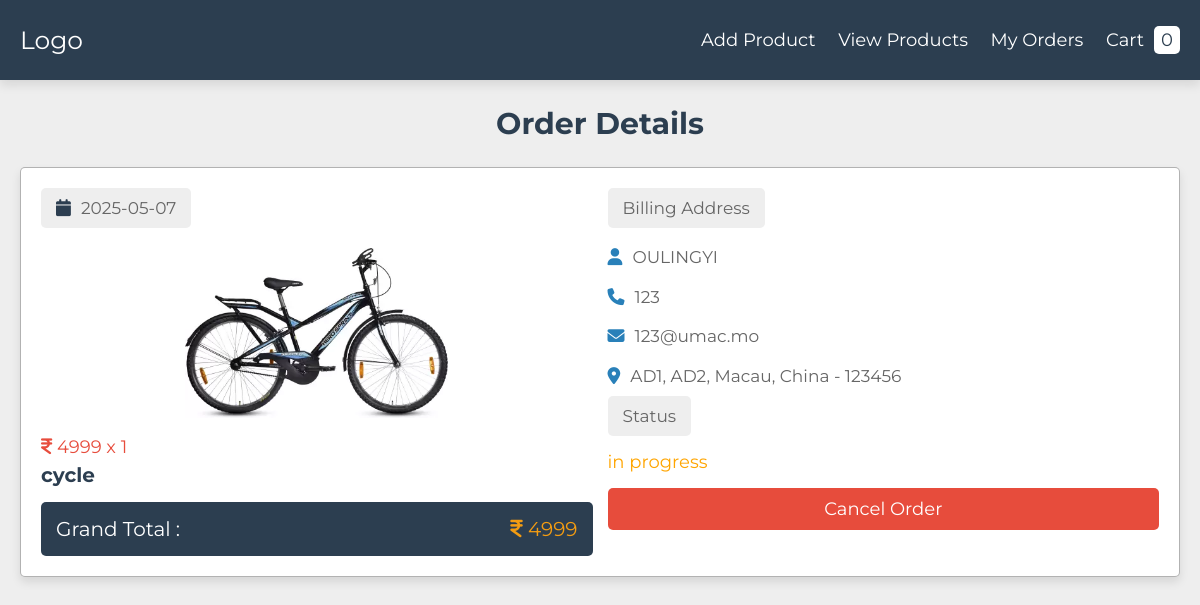
The page /project/view_order.php?get_id=f2Vgwa26PcXKeZ8mfnhW on the database its author committed.
### tables this page shows
CREATE TABLE `products` (
  `id` varchar(20) NOT NULL,
  `name` varchar(50) NOT NULL,
  `price` varchar(10) NOT NULL,
  `image` varchar(50) NOT NULL
);

CREATE TABLE `orders` (
  `id` varchar(20) NOT NULL,
  `user_id` varchar(20) NOT NULL,
  `name` varchar(50) NOT NULL,
  `number` varchar(10) NOT NULL,
  `email` varchar(50) NOT NULL,
  `address` varchar(200) NOT NULL,
  `address_type` varchar(10) NOT NULL,
  `method` varchar(50) NOT NULL,
  `product_id` varchar(20) NOT NULL,
  `price` varchar(10) NOT NULL,
  `qty` varchar(2) NOT NULL,
  `date` date NOT NULL DEFAULT current_timestamp(),
  `status` varchar(50) NOT NULL DEFAULT 'in progress'
);

### project/view_order.php (the view, shortened to what this page needs)
<?php
include 'components/connect.php';
if(isset($_GET['get_id'])){
   $get_id = $_GET['get_id'];
}else{
   $get_id = '';
   header('location:orders.php');
}
?>
<!DOCTYPE html>
<html lang="en">
<head>
   <link rel="stylesheet" href="https://cdnjs.cloudflare.com/ajax/libs/font-awesome/6.2.1/css/all.min.css">
   <link rel="stylesheet" href="css/style.css">
</head>
<body>
<?php include 'components/header.php'; ?>
<section class="order-details">
   <h1 class="heading">order details</h1>
   <div class="box-container">
   <?php
      $grand_total = 0;
      $select_orders = $conn->prepare("SELECT * FROM `orders` WHERE id = ? LIMIT 1");
      $select_orders->execute([$get_id]);
      if($select_orders->rowCount() > 0){
         while($fetch_order = $select_orders->fetch(PDO::FETCH_ASSOC)){
            $select_product = $conn->prepare("SELECT * FROM `products` WHERE id = ? LIMIT 1");
            $select_product->execute([$fetch_order['product_id']]);
            if($select_product->rowCount() > 0){
               while($fetch_product = $select_product->fetch(PDO::FETCH_ASSOC)){
                  $sub_total = ($fetch_order['price'] * $fetch_order['qty']);
                  $grand_total += $sub_total;
   ?>
   <div class="box">
      <div class="col">
         <p class="title"><i class="fas fa-calendar"></i><?= $fetch_order['date']; ?></p>
         <img src="uploaded_files/<?= $fetch_product['image']; ?>" class="image" alt="">
         <p class="price"><i class="fas fa-indian-rupee-sign"></i> <?= $fetch_order['price']; ?> x <?= $fetch_order['qty']; ?></p>
         <h3 class="name"><?= $fetch_product['name']; ?></h3>
         <p class="grand-total">grand total : <span><i class="fas fa-indian-rupee-sign"></i> <?= $grand_total; ?></span></p>
      </div>
      <div class="col">
         <p class="title">billing address</p>
         <p class="user"><i class="fas fa-user"></i><?= $fetch_order['name']; ?></p>
         <p class="user"><i class="fas fa-phone"></i><?= $fetch_order['number']; ?></p>
         <p class="user"><i class="fas fa-envelope"></i><?= $fetch_order['email']; ?></p>
         <p class="user"><i class="fas fa-map-marker-alt"></i><?= $fetch_order['address']; ?></p>
         <p class="title">status</p>
         <p class="status" style="color:<?php if($fetch_order['status'] == 'delivered'){echo 'green';}elseif($fetch_order['status'] == 'canceled'){echo 'red';}else{echo 'orange';}; ?>"><?= $fetch_order['status']; ?></p>
         <?php if($fetch_order['status'] == 'canceled'){ ?>
            <a href="checkout.php?get_id=<?= $fetch_product['id']; ?>" class="btn">order again</a>
         <?php }else{ ?>
         <form action="" method="POST">
            <input type="submit" value="cancel order" name="cancel" class="delete-btn" onclick="return confirm('cancel this order?');">
         </form>
         <?php } ?>
      </div>
   </div>
   <?php
            }
         }else{
            echo '<p class="empty">product not found!</p>';
         }
      }
   }else{
      echo '<p class="empty">no orders found!</p>';
   }
   ?>
   </div>
</section>
</body>
</html>

### project/css/style.css (style rules this page uses)
:root { --main-color:#2980b9; --red:#e74c3c; --orange:#f39c12; --light-color:#666; --light-bg:#eee; --white:#fff; --black:#2c3e50; --border:.1rem solid rgba(0,0,0,.3); --box-shodow:0 .5rem 1rem rgba(0,0,0,.1); }
* { font-family: 'Montserrat', sans-serif; margin: 0; padding: 0; box-sizing: border-box; outline: none; border: none; text-decoration: none; }
html { font-size: 62.5%; overflow-x: hidden; }
body { background: var(--light-bg); }
section { padding:2.5rem 2rem; max-width: 1200px; margin: 0 auto; }
.heading { text-align: center; padding-bottom: 2.5rem; font-size: 3rem; color: var(--black); text-transform: capitalize; }
.btn, .delete-btn { display: block; text-align: center; width: 100%; margin-top: 1rem; padding: 1rem 3rem; color: var(--white); cursor: pointer; font-size: 1.8rem; text-transform: capitalize; border-radius: .5rem; }
.delete-btn { background-color: var(--red); }
.order-details .box-container { background-color: var(--white); border: var(--border); border-radius: .5rem; padding: 2rem; box-shadow: var(--box-shodow); }
.order-details .box-container .box { display: flex; gap: 1.5rem; flex-wrap: wrap; align-items: flex-start; overflow-x: hidden; }
.order-details .box-container .box .col { flex: 1 1 40rem; }
.order-details .box-container .box .col .image { height: 17rem; width: 100%; object-fit: contain; margin: 1rem 0; }
.order-details .box-container .box .col .title { border-radius: .5rem; margin-bottom: 1rem; padding: 1rem 1.5rem; font-size: 1.7rem; color: var(--light-color); background-color: var(--light-bg); display: inline-block; text-transform: capitalize; }
.order-details .box-container .box .col .title i { margin-right: 1rem; color: var(--black); }
.order-details .box-container .box .col .price { color: var(--red); font-size: 1.8rem; padding: .5rem 0; }
.order-details .box-container .box .col .name { font-size: 2rem; color: var(--black); text-overflow: ellipsis; overflow-x: hidden; }
.order-details .box-container .box .col .user { padding: .7rem 0; font-size: 1.7rem; color: var(--light-color); line-height: 1.5; }
.order-details .box-container .box .col .user i { margin-right: 1rem; color: var(--main-color); }
.order-details .box-container .box .col .grand-total { background-color: var(--black); display: flex; align-items: center; justify-content: space-between; gap: 1.5rem; flex-wrap: wrap; padding:1.5rem; font-size: 2rem; color: var(--white); border-radius: .5rem; text-transform: capitalize; margin-top: 1.5rem; }
.order-details .box-container .box .col .grand-total span { color: var(--orange); }
.order-details .box-container .box .col .status { font-size: 1.8rem; padding: .5rem 0; }

### rows shown on the page
orders: date "2025-05-07", price "4999", qty "1", name "OULINGYI", number "123", email "123@umac.mo", address "AD1, AD2, Macau, China - 123456", status "in progress"
products: image (picture), name "cycle", grand_total "4999"

### other values the page prints
$total_cart_items "0"
